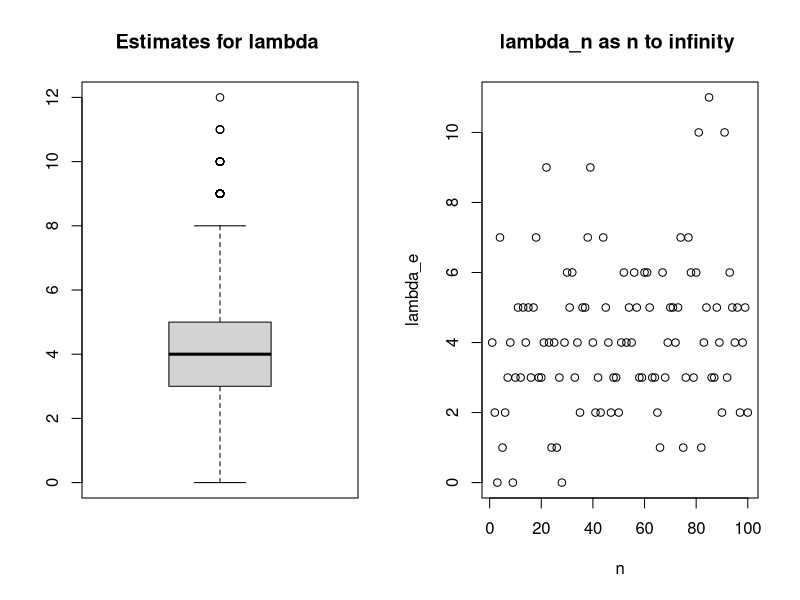

The R script that drew this image:
## Draw a random sample of size n 
n<-100
## from a poisson distribution with parameter lambda
lambda<-4 
rs <- rpois(n, lambda)

## from a normal distribution with parameters mu and sigma
# mu<-2
# sigma<-5
# rs <- rnorm(n,mu,sigma)

## Estimate of the of the mean
lambda_e<-rs[1]
lambda_e

# Show that the estimate is unbiased by running simulations
# looking at the box plot
numsim <- 2000
lambda_e_sims<- rep(0,numsim)

for (i in 1:numsim){
  rs <- rpois(n, lambda) #<- rnorm(n,mu,sigma)
  lambda_e_sims[i]<-rs[1]
}
par(mfrow=c(1,2))
boxplot(lambda_e_sims, names=c("lambda_e"))
title("Estimates for lambda ")

# Explore consistency by creating a sequence of estimates
# We do this by taking larger and larger randome sample sizes
n<-100
lambda_e_n<- rep(0,n)
for (i in 1:n){
  rs <- rpois(i, lambda) #<- rnorm(i,mu,sigma)
  lambda_e_n[i]<-rs[1]
}

plot(1:n,lambda_e_n, xlab='n',ylab='lambda_e')
title("lambda_n as n to infinity ")